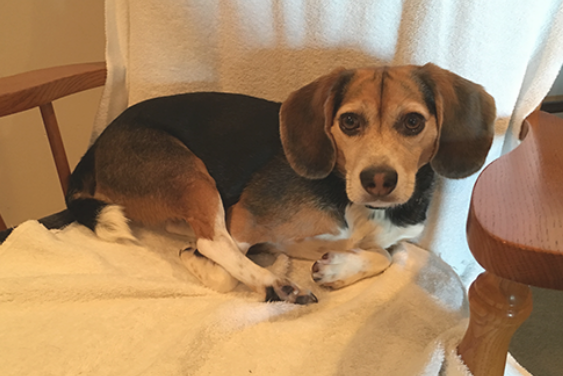
#> input picture datasets/dog.png, 563 x 376 px
$ python ch8-linear_example.py
#> lines starting #> are read from the running program, lines starting #| are printed output that depends on the picture; after the words box and inside, x2 and y2 are one past the last pixel; in counts of white or black regions, pixels touching at a corner belong together; long printed decimals are rounded
import numpy as np
import cv2
# initialize the class labels and set the seed of the pseudorandom
# number generator so we can reproduce our results
labels = ["dog", "cat", "panda"]
np.random.seed(1) # works because this is SET ON PURPOSE.
# randomly initialising weights and bias matrices.
# Would be "learned" and finetuned in an actual model
W = np.random.randn(3, 32*32*3) # W,b would be optimised via a gradient descent process
b= np.random.randn(3)

orig = cv2.imread("datasets/dog.png")
#> orig is the input picture: shape (376, 563, 3); mean B, G, R 96.9, 131.2, 163.4
image=cv2.resize(orig, (32,32)).flatten()
#> image = 3072 values, max 254 at index 187, min 25 at index 2445, mean 130.5

scores = W.dot(image) + b
#> scores = [8063.1, -3224.6, 2078.8]

for(label, score) in zip(labels, scores):
    print(f'[INFO] {label} : {score}')
#> this loop made 3 passes
#> (label, score) on passes 1 to 3: ('dog', 8063.1), ('cat', -3224.6), ('panda', 2078.8)
#| [INFO] dog : 8063.097
#| [INFO] cat : -3224.601
#| [INFO] panda : 2078.803

cv2.putText(orig, "Label: {}".format(labels[np.argmax(scores)]),
(10, 30), cv2.FONT_HERSHEY_SIMPLEX, 0.9, (0, 255, 0), 2)
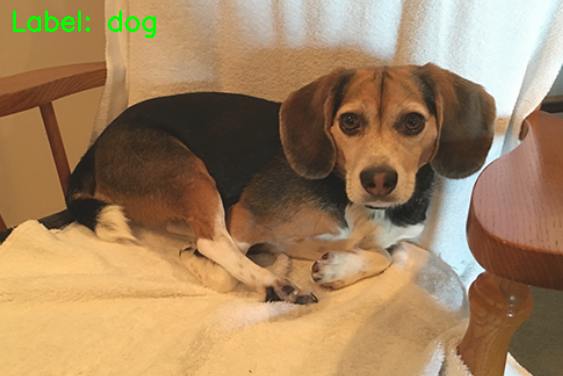
#> orig: shape (376, 563, 3); 0.48% of pixels changed, all inside (x1, y1, x2, y2) = (13, 10, 156, 38)
# display our input image
cv2.imshow("Image", orig)
cv2.waitKey(0)
